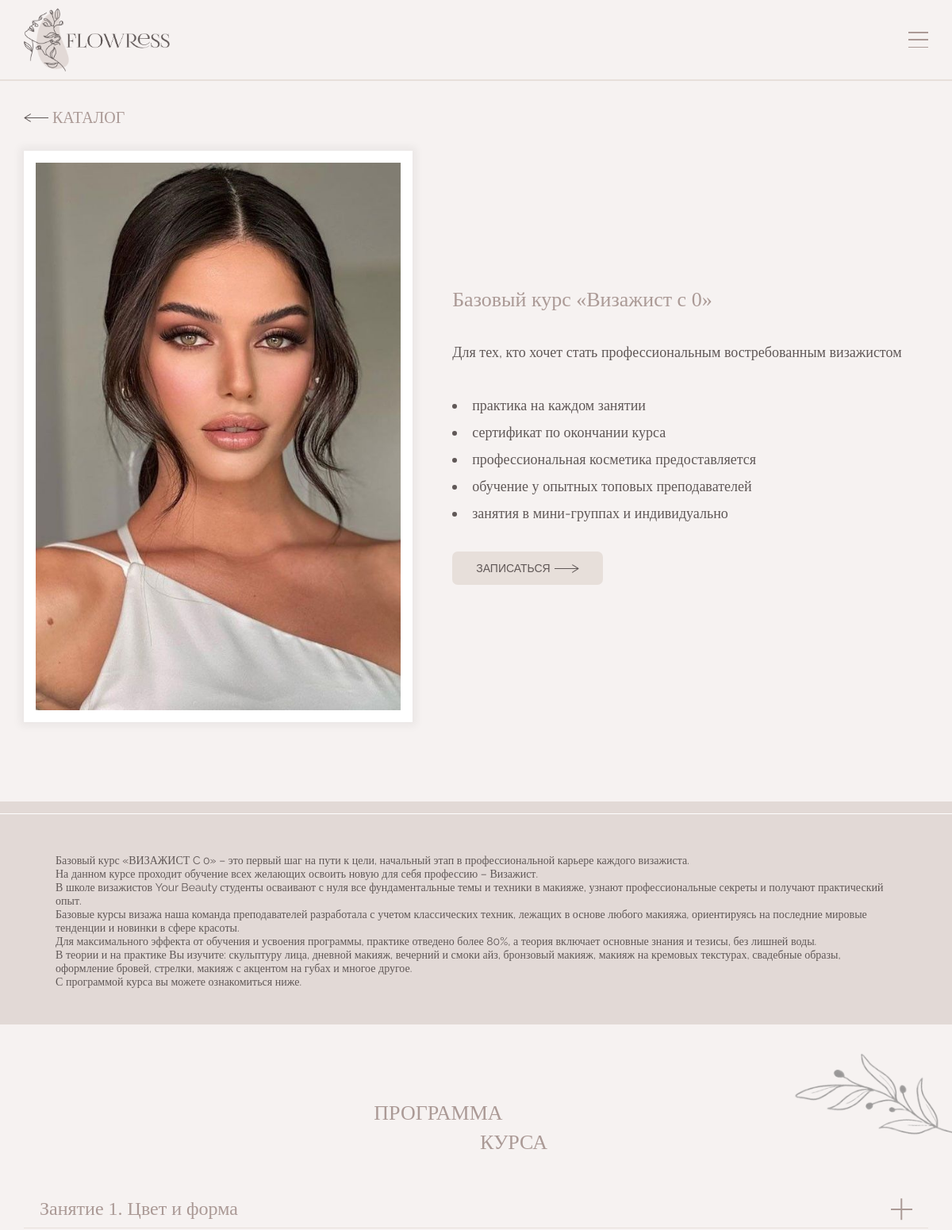
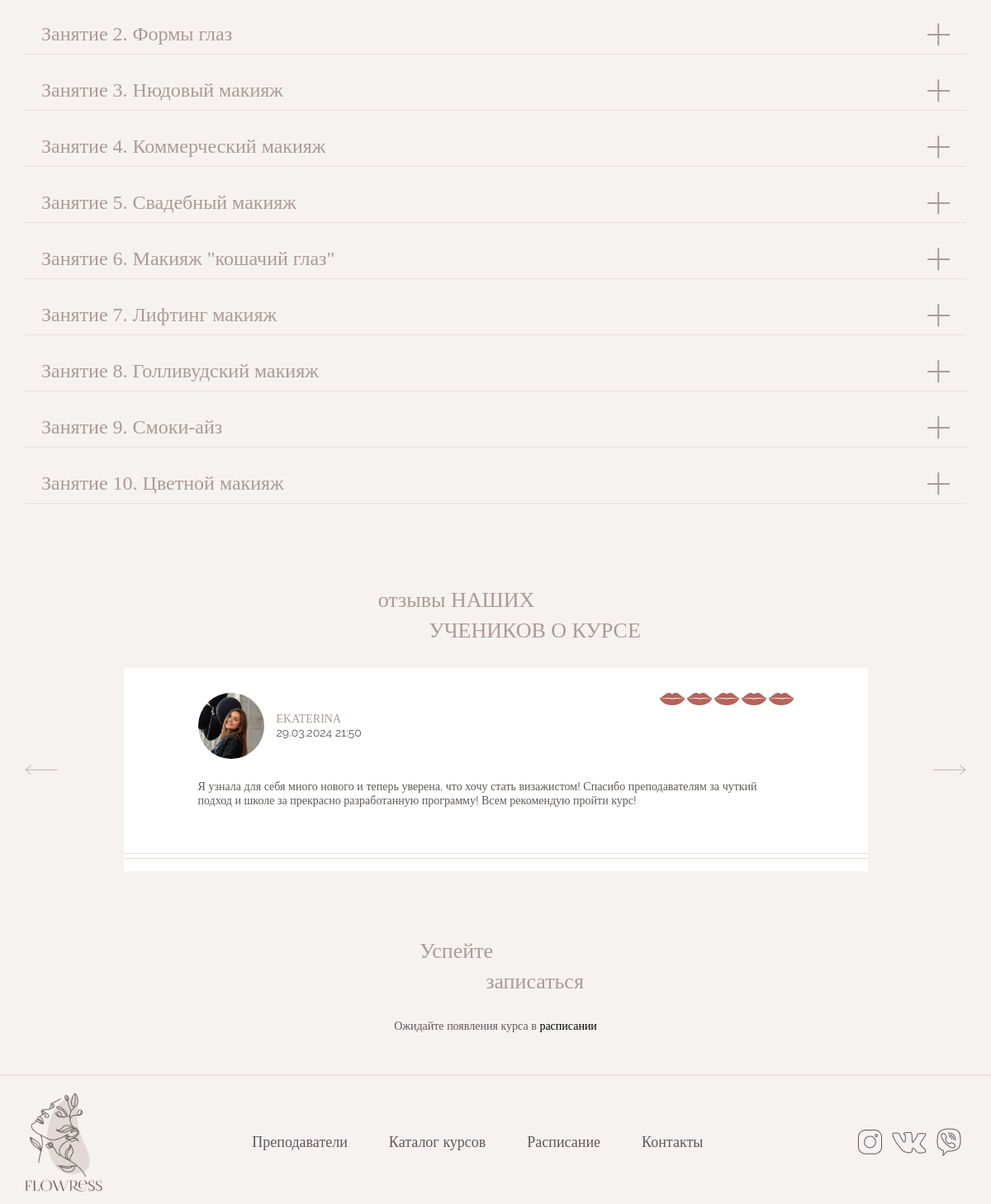
The app's page /course.php?id=1 with its own data (2 pictures, top to bottom).
### tables this page shows
CREATE TABLE `Course` (
  `ID` int UNSIGNED NOT NULL,
  `ID_user` int UNSIGNED NOT NULL DEFAULT '1',
  `title` varchar(255) NOT NULL,
  `description` text NOT NULL,
  `fullDescription` text,
  `price` float NOT NULL,
  `photo` varchar(256) NOT NULL DEFAULT 'default_course_image.jpg',
  `isActive` tinyint NOT NULL DEFAULT '1'
);

CREATE TABLE `Course_lessons` (
  `ID` int UNSIGNED NOT NULL,
  `ID_course` int UNSIGNED NOT NULL,
  `ID_lesson` int UNSIGNED NOT NULL
);

CREATE TABLE `Lesson` (
  `ID` int UNSIGNED NOT NULL,
  `title` varchar(64) NOT NULL,
  `description` text NOT NULL,
  `photo` varchar(256) DEFAULT NULL,
  `lessonMaterial` varchar(255) DEFAULT NULL,
  `homeworkTask` varchar(255) DEFAULT NULL,
  `isActive` tinyint(1) NOT NULL DEFAULT '1'
);

CREATE TABLE `User` (
  `ID` int UNSIGNED NOT NULL,
  `name` varchar(65) NOT NULL,
  `telephone` varchar(64) NOT NULL,
  `email` varchar(64) NOT NULL,
  `photo` varchar(256) DEFAULT 'default_profile_photo.jpg',
  `password` varchar(64) NOT NULL,
  `salt` int NOT NULL,
  `userType` varchar(64) NOT NULL DEFAULT 'user'
);

CREATE TABLE `Course_review` (
  `ID` int UNSIGNED NOT NULL,
  `ID_user` int UNSIGNED NOT NULL,
  `ID_course` int UNSIGNED NOT NULL,
  `reviewText` text NOT NULL,
  `reviewDateTime` datetime NOT NULL
);

CREATE TABLE `Menu` (
  `ID` int UNSIGNED NOT NULL,
  `title` varchar(64) NOT NULL,
  `path` varchar(64) NOT NULL
);

### course.php (the view, shortened to what this page needs)
<!DOCTYPE html>
<html>
<head>
	<link rel="stylesheet" href="css/style.css" type="text/css">
	<link rel="stylesheet" href="css/course_style.css" type="text/css">
	<link rel="stylesheet" href="css/slider_style.css" type="text/css">
</head>
<body>
	<?php require 'modules/page_elements/header.php';?>
	<div class="page-content">
	<div class="block block-9">
		<div class="container">
			<div class="go-back">
				<a href="catalog.php" >
					<img src='images/arrow.png' class='arrow'>
					<div>КАТАЛОГ</div>
				</a>
			</div>
			<div class='course'>
				<?php
				$today = date('Y-m-d');
				$id_course=$_GET['id'];
				$query = "SELECT * FROM Course WHERE id='$id_course'";
				$result = mysqli_query($link, $query) or die("Ошибка".mysqli_error($link));
				if($result) {
					$row = mysqli_fetch_assoc($result);
				echo "
				<div class='image-rect course-img-rect'>
					<img src='images/courses_images/".$row['photo']."' class='course-img'>
				</div>
				<div class='course-description'>
					<div class='title course-title'>".$row['title']."</div>
					<div class='course-short-description'>".$row['description']."</div>
					<div class='course-item-advantages'>
						<ul type='disc' class='course-advantages'>
							<li>практика на каждом занятии</li>
							<li>сертификат по окончании курса</li>
							<li>профессиональная косметика предоставляется</li>
							<li>обучение у опытных топовых преподавателей</li>
							<li>занятия в мини-группах и индивидуально</li>
						</ul>
					</div>
					<button class='btn go-to-reserve-course'>
							<p>Записаться</p>
							<img src='images/arrow.png' class='arrow'>
					</button>
					";
				}
					?>
				</div>
			</div>
		</div>
		<div class="block block-2">
			<div class="brown-rect">
				<div class="white-line">
					<div class="container">
						<div class="full-course-description">
							<?php
							$fullDesctiptionString = $row['fullDescription'];
							$fullDesctiptionItems = preg_split('/(?<=[.!?])\s+/', $fullDesctiptionString, -1, PREG_SPLIT_NO_EMPTY);
							foreach ($fullDesctiptionItems as $fullDesctiptionItem) {
							    echo "<p>" . $fullDesctiptionItem . "</p>";
							}
							?>
						</div>
					</div>
				</div>
			</div>
		</div>
		<img src="images/plant_8.png" class="plant plant_11">
		<div class="block block-6">
			<div class="container">
				<div class="title-group">
					<p class="title first-title">ПРОГРАММА</p>
					<p class="title second-title">КУРСА</p>
				</div>
				<div class='lessons'>
					<?php
						$lessonQuery = "SELECT * FROM Course JOIN Course_lessons ON Course.ID=Course_lessons.ID_course JOIN Lesson ON Course_lessons.ID_lesson=Lesson.ID WHERE Course.ID=$id_course";
							$lessonResult = mysqli_query($link, $lessonQuery) or die("Ошибка".mysqli_error($link));
								if($lessonResult)
								{
									$rows2 = mysqli_num_rows($lessonResult);
									$lesson_number=1;
									for($j = 0; $j < $rows2; ++$j)
									{
										$row2 = mysqli_fetch_assoc($lessonResult);
										echo "
										<div>
											<div class='lesson-item'>
												<div class='lesson-title'>
													Занятие ".$lesson_number.". ".$row2['title']."
												</div>
												<div class='show-block'>
													<span></span>
												</div>
											</div>
											<div class='lesson-program'>
												<div class='lesson-wrapper'>
													<img src='images/splatters_5.png' class='splatters splatters_5'>
													<div class='image-rect lesson-img'>
														<img src='images/lessons_images/".$row2['photo']."'>
													</div>
													<div class='lesson-program-text'>
														<ul type='disc' class='course-advantages'>";
														echo "</ul>
													</div>
												</div>
											</div>
										</div>";
										$lesson_number++;
									}
								}
						?>
				</div>
			</div>
		</div>
	<?php
	$reviewQuery = "SELECT * FROM Course_review WHERE ID_course='$id_course'";
	$reviewResult = mysqli_query($link, $reviewQuery) or die("Ошибка".mysqli_error($link));
	$reviews = mysqli_num_rows($reviewResult);
	if($reviews!=0) {
		echo "
		<div class='block block-11'>
		<div class='container'>
			<div class='title-group'>
				<p class='title first-title'>отзывы НАШИХ</p>
				<p class='title second-title'>УЧЕНИКОВ О КУРСЕ</p>
			</div>
			<div id='slider-reload' class='slider-reload'>
			";
			require 'modules/page_elements/reviews_slider.php';
		echo "</div></div>
	</div>";
	}
		?>
	<div class="block block-5">
		<div class="container">
			<div class="title-group">
				<p class="title first-title">Успейте </p>
				<p class="title second-title">записаться</p>
			</div>
			<div class="organized-сourses-items-container">
				<?php
				$organizedCourseQuery = "SELECT Organized_course.ID, Organized_course.startDate,  User.name, Course.title, Course.price, Group_type.groupType, Group_type.priceCoefficient FROM Organized_course JOIN Course ON Organized_course.ID_course=Course.ID JOIN Courses_schedule ON Courses_schedule.ID_organizedCourse=Organized_course.ID JOIN Master ON Organized_course.ID_master=Master.ID JOIN User ON User.ID=Master.ID_user JOIN Group_type ON Organized_course.ID_groupType=Group_type.ID WHERE Course.ID='$id_course' AND Organized_course.startDate>'$today' GROUP BY Organized_course.ID";
				$organizedCourseResult = mysqli_query($link, $organizedCourseQuery) or die("Ошибка".mysqli_error($link));
				if($organizedCourseResult)
				{
					$rows = mysqli_num_rows($organizedCourseResult);
					if($rows==0) {
						echo "<div>Ожидайте появления курса в <a href='course_schedule.php'> расписании</a></div>";
					}
				}
				?>
			</div>
		</div>
	</div>
</div>
<?php require 'modules/page_elements/footer.php';?>
</body>
</html>

### modules/page_elements/reviews_slider.php (shortened to what this page needs)
<link rel="stylesheet" href="../../css/style.css" type="text/css">
<link rel="stylesheet" href="../../css/slider_style.css" type="text/css">
<?php
$reviewQuery = "SELECT * FROM Course_review WHERE ID_course='$id_course'";
	$reviewResult = mysqli_query($link, $reviewQuery) or die("Ошибка".mysqli_error($link));
	$reviews = mysqli_num_rows($reviewResult);
	echo "
	<img src='../../images/scroll_arrow_1.png' class='slider-arrow desktop-slider-arrow' onclick='previousSlide()'>
		";
			if($reviews) {
				for($i = 0; $i < $reviews; ++$i)
				{
					$review = mysqli_fetch_assoc($reviewResult);
					$reviewer_id=$review['ID_user'];
					$reviewerQuery = "SELECT * FROM User WHERE id='$reviewer_id'";
					$reviewerResult = mysqli_query($link, $reviewerQuery) or die("Ошибка".mysqli_error($link));
					$reviewer = mysqli_fetch_assoc($reviewerResult);
					$ratingQuery = "SELECT rating FROM Course_rating WHERE ID_user='$reviewer_id'";
					$ratingResult = mysqli_query($link, $ratingQuery) or die("Ошибка".mysqli_error($link));
					$rating = mysqli_fetch_assoc($ratingResult);
					echo "
					<div class='slider-item'>
						<div class='slider-item-wrapper'>
							<div class='review-form'>
								<div class='review-content'>
									<div class='review-header'>
										<div class='reviewer'>
											<img src='images/users_photos/".$reviewer['photo']."' class='reviewer-img'>
											<div class='reviewer-wrapper'>
												<div class='reviewer-name'>".$reviewer['name']."
												</div>
												<div class='review-date'>".date('d.m.Y G:i', strtotime($review['reviewDateTime']))."
												</div>
											</div>
										</div>
										<div class='star-rating'>
											<img src='images/rating/rating_".$rating['rating']."_stars.png'>
										</div>
									</div>
									<div class='review'>";
									if($review['reviewText']!=null){
										echo $review['reviewText'];
									} else {
									}
									echo "
									</div>
								</div>
								<div class='two-lines'></div>
							</div>
						</div>
					</div>	";
				}
			}
		echo "
		<img src='../../images/scroll_arrow_2.png' class='slider-arrow desktop-slider-arrow' onclick='nextSlide()'>
		</div>
		<div class='arrows-for-mobile-slider'>
			<div class='arrows-wrapper'>
				<img src='images/scroll_arrow_1.png' class='slider-arrow' onclick='previousSlide()'>
				<img src='images/scroll_arrow_2.png' onclick='nextSlide()'>
			</div>
		</div>
	";
	?>

### modules/page_elements/footer.php (shortened to what this page needs)
<link rel="stylesheet" href="../../css/style.css" type="text/css">
<link rel="stylesheet" href="../../css/header_style.css" type="text/css">
<link rel="stylesheet" href="../../css/footer_style.css" type="text/css">
<footer class="footer">
	<hr class="border-style">
	<div class="container">
		<div class="footer-body">
			<a href="index.php">
				<img src="images/logo_vertical.png" class="footer-logo">
			</a>
			<nav class="footer-menu">
				<ul class="footer-list">
					<?php
					require_once'C:\OSPanel\domains\flowress\connect\connect_database.php';
					$query = "SELECT * FROM Menu";
					$result = mysqli_query($link, $query) or die("Ошибка выполнения запроса".
						mysqli_error($link));
					for ($i=0; $i<mysqli_num_rows($result); $i++) {
						$menu = mysqli_fetch_assoc($result);
						echo "<li><a class='header-link' href=".$menu['path'].">".$menu['title']."</a></li>";
					}
					?>
				</ul>
			</nav>
			<div class="social-networks">
				<img src="images/inst.png">
				<img src="images/vk.png">
				<img src="images/viber.png">
			</div>
		</div>
	</div>
</footer>

### css/style.css (style rules this page uses)
*, *::before, *::after { padding: 0; margin:0; border: 0; box-sizing: border-box; }
a { text-decoration: none; color: black; }
ul, ol, li { list-style: none; display: block; }
img { vertical-align: top; }
html { height: 100%; }
body { width:100%; padding: 0; margin: 0; background-color: #F6F2F1; font-family: 'Raleway'; color: #605857; font-size: 16px; text-align: left; min-height: 100%; display: grid; grid-template-rows: auto 1fr auto; }
.container { max-width: 1200px; box-sizing: content-box; margin: 0 auto; padding: 0px 50px; }
.border-style { border: 0.7px solid #E7DFDA; margin-bottom: 5px; }
.title { color: #ab9a96; font-family: 'Lighthaus'; font-size: 32px; display: flex; justify-content: center; text-align: center; }
.title-group { display: flex; flex-direction: column; align-items: center; margin-bottom: 40px; }
.title-group p { margin-top: 10px; }
.first-title { margin-right: 150px; }
.second-title { margin-left: 150px; }
.block { position: relative; }
.btn { display: flex; align-items: center; padding: 10px 20px; border-radius: 7px; background-color: #E7DFDA; margin-top: 25px;padding: 15px 40px; border-radius: 7px; background-color: #E7DFDA; }
.btn p { margin-right: 15px; text-transform:uppercase; color: #605857; font-size: 18px; font-weight: 300; }
.image-rect { padding: 20px; background-color: white; height: -webkit-fill-available; box-shadow: 0 0 10px 5px rgba(0,0,0,0.05); }
.image-rect img { width: 100%; height: auto; }
.go-back { display: flex; justify-content: flex-start; margin: 30px 0px; }
.go-back a { display: flex; align-items: center; font-family: 'Lighthaus'; font-size: 20px; color: #ab9a96; }
.go-back img { rotate: 180deg; margin-right: 5px; }
@media screen and (max-device-width: 992px) { body { font-size: 14px; } }
@media screen and (max-device-width: 992px) { .container { padding: 0px 30px; } }
@media screen and (max-device-width: 992px) { .btn { padding: 13px 30px; margin-top: 25px; } }
@media screen and (max-device-width: 992px) { .btn p { margin-right: 15px; font-size: 14px; padding: 0px; } }
@media screen and (max-device-width: 992px) { .title { font-size: 26px; } }
@media screen and (max-device-width: 992px) { .title-group { margin-bottom: 30px; } }
@media screen and (max-device-width: 992px) { .title-group p { margin-top: 7px; } }
@media screen and (max-device-width: 992px) { .first-title { margin-right: 95px; } }
@media screen and (max-device-width: 992px) { .second-title { margin-left: 95px; } }
@media screen and (max-device-width: 992px) { .image-rect { padding: 15px; } }
.full-course-description { padding: 50px 40px 30px 40px; text-align: left; }
.plant { position: absolute; }
.plant_11 { width: 18%; right: 0; }
@media screen and (max-device-width: 992px) { .plant_11 { width: 18%; right: 0; } }
.footer { position: relative; }
.footer-menu { display: flex; }
.footer-list { display: flex; }
.footer-list li { list-style: none; margin: 0px 35px; color:#605857; font-size: 14px; }
@media screen and (max-device-width: 992px) { .footer-list li { margin: 0px 25px; } }
.block-2 { padding-top: 150px; }
.brown-rect { background-color: #E2D9D6; padding: 15px 0px; }
.white-line { border-top: 1px solid white; }
@media screen and (max-device-width: 992px) { .block-2 { padding-top: 100px; } }
.block-5 { padding-top: 90px; }
.two-lines { border-top: 0.7px solid #E7DFDA; border-bottom: 0.7px solid #E7DFDA; height: 7px; margin: 0px; }
@media screen and (max-device-width: 992px) { .block-5 { padding-top: 75px; } }
.block-6 { padding-top: 90px; }
.show-block { width: 30px; height: 30px; position: relative; display: flex; align-items: center; }
.show-block span { display: block; background-color: #ab9a96; width: 100%; position: absolute; height: 1.5px; }
.show-block:before { content: ''; position: absolute; background-color: #ab9a96; transform: rotate(90deg); width: 100%; height: 1.5px; transition: all 0.3s ease 0s; -webkit-transition: all 0.3s ease 0s; -moz-transition: all 0.3s ease 0s; -o-transition: all 0.3s ease 0s; -ms-trasition: all 0.3s ease 0s; }
@media screen and (max-device-width: 992px) { .show-block { width: 27px; height: 27px; } }
.lesson-item { display: flex; margin: 5px 0px; }
.btn p { margin-right: 5px; margin-bottom:0px; }

### records on screen
course: photo (picture), title "Базовый курс «Визажист с 0»", description "Для тех, кто хочет стать профессиональным востребованным визажистом", fullDescription "Базовый курс «ВИЗАЖИСТ C 0» – это первый шаг на пути к цели, начальный этап в профессиональной карьере каждого визажиста.", fullDescription "На данном курсе проходит обучение всех желающих освоить новую для себя профессию – Визажист.", fullDescription "В школе визажистов Your Beauty студенты осваивают с нуля все фундаментальные темы и техники в макияже, узнают профессиональные секреты и получают практический опыт.", fullDescription "Базовые курсы визажа наша команда преподавателей разработала с учетом классических техник, лежащих в основе любого макияжа, ориентируясь на последние мировые тенденции и новинки в сфере красоты.", fullDescription "Для максимального эффекта от обучения и усвоения программы, практике отведено более 80%, а теория включает основные знания и тезисы, без лишней воды.", fullDescription "В теории и на практике Вы изучите: скульптуру лица, дневной макияж, вечерний и смоки айз, бронзовый макияж, макияж на кремовых текстурах, свадебные образы, оформление бровей, стрелки, макияж с акцентом на губах и многое другое.", fullDescription "С программой курса вы можете ознакомиться ниже."
course_lessons: ID_lesson.title "Цвет и форма"
course_lessons: ID_lesson.title "Формы глаз"
course_lessons: ID_lesson.title "Нюдовый макияж"
course_lessons: ID_lesson.title "Коммерческий макияж"
course_lessons: ID_lesson.title "Свадебный макияж"
course_lessons: ID_lesson.title "Макияж \"кошачий глаз\""
course_lessons: ID_lesson.title "Лифтинг макияж"
course_lessons: ID_lesson.title "Голливудский макияж"
course_lessons: ID_lesson.title "Смоки-айз"
course_lessons: ID_lesson.title "Цветной макияж"
user: photo (picture), name "EKATERINA"
course_review: reviewDateTime "29.03.2024 21:50", reviewText "Я узнала для себя много нового и теперь уверена, что хочу стать визажистом! Спасибо преподавателям за чуткий подход и школе за прекрасно разработанную программу! Всем рекомендую пройти курс!"
menu: title "Преподаватели"
menu: title "Каталог курсов"
menu: title "Расписание"
menu: title "Контакты"
